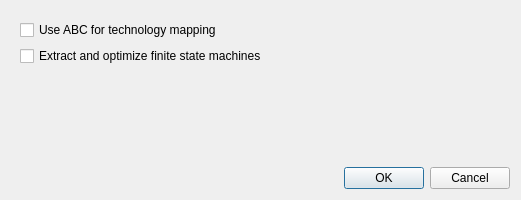
<?xml version="1.0" encoding="UTF-8"?>
<ui version="4.0">
 <class>SynthesisOptions</class>
 <widget class="QWidget" name="SynthesisOptions">
  <property name="geometry">
   <rect>
    <x>0</x>
    <y>0</y>
    <width>521</width>
    <height>200</height>
   </rect>
  </property>
  <property name="windowTitle">
   <string>Synthesis options</string>
  </property>
  <layout class="QVBoxLayout" name="verticalLayout_2">
   <item>
    <widget class="QWidget" name="widget" native="true">
     <layout class="QVBoxLayout" name="verticalLayout">
      <item>
       <widget class="QCheckBox" name="checkBoxRunABC">
        <property name="text">
         <string>Use ABC for technology mapping</string>
        </property>
       </widget>
      </item>
      <item>
       <widget class="QCheckBox" name="checkBoxRunFSM">
        <property name="text">
         <string>Extract and optimize finite state machines</string>
        </property>
       </widget>
      </item>
      <item>
       <spacer name="verticalSpacer">
        <property name="orientation">
         <enum>Qt::Vertical</enum>
        </property>
        <property name="sizeHint" stdset="0">
         <size>
          <width>20</width>
          <height>40</height>
         </size>
        </property>
       </spacer>
      </item>
     </layout>
    </widget>
   </item>
   <item>
    <widget class="QDialogButtonBox" name="buttonBox">
     <property name="standardButtons">
      <set>QDialogButtonBox::Cancel|QDialogButtonBox::Ok</set>
     </property>
    </widget>
   </item>
  </layout>
 </widget>
 <resources/>
 <connections/>
</ui>
